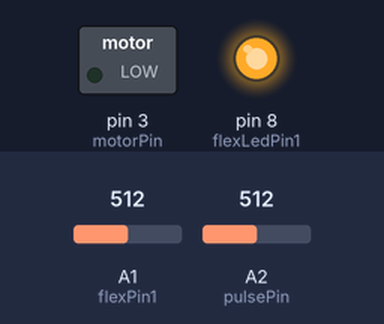
A sketch run on a simulated Arduino Mega 2560, built with avr-gcc and run on an emulated ATmega2560. Parts: switched loads named in the sketch (green lamp = pin HIGH), output pins drawn as LEDs (lit = HIGH). Dashed ring = blinking. The inputs (shaded band) are chosen by the test bench; at power-on: A1 (flexPin1) = 512, A2 (pulsePin) = 512.

Above: at 0.99 s.
1.3 s: A1 (flexPin1) set to 38
4.3 s: A1 (flexPin1) set to 31
At 5.3 s:
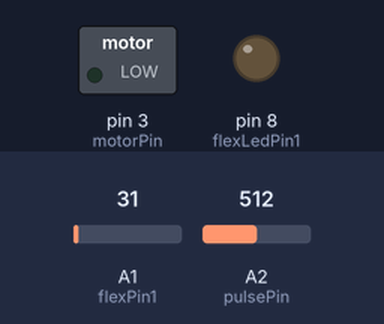
5.9 s: A1 (flexPin1) set to 55
At 6.49 s:
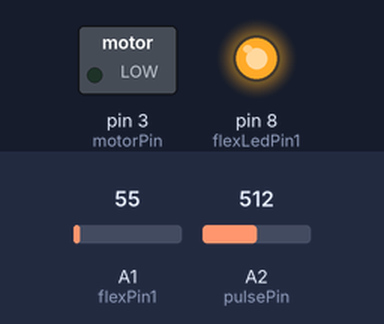
8.9 s: A1 (flexPin1) set to 25
At 10.0 s:
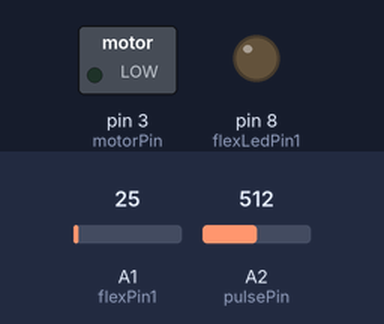
Timing chart, 0 to 11.6 s (numbered marks = the images above; inputs shaded):
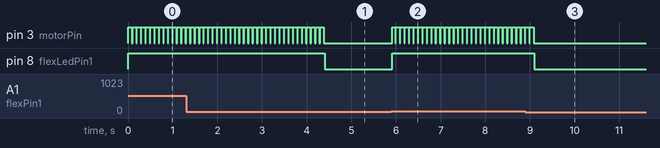

The sketch:

Flex_Vibration_motor_code.ino
```cpp
#include <SPI.h>
#include <SdFat.h>
#include <Wire.h>
#include <TinyGPS++.h>
#include <Adafruit_GFX.h>
#include <Adafruit_SSD1306.h>
#include <Adafruit_NeoPixel.h>

const int gsrPin = A3, flexPin1 = A1, pulsePin = A2;
const int motorPin = 3, flexLedPin1 = 8;

// --- sensor core variables ---
float smoothF1 = 0;
float filterWeight = 0.1;
float baseline = 512;
bool inBeat = false;
unsigned long lastBeatTime = 0;
int bpm = 0;

// --- timing ---
unsigned long lastSensorRead = 0;

void setup() {
  Serial.begin(9600);
  Serial1.begin(9600);

  pinMode(motorPin, OUTPUT);
  pinMode(flexLedPin1, OUTPUT);

  smoothF1 = analogRead(flexPin1);
}

void loop() {
  unsigned long now = millis();

  // --- sensor reading ---
  if (now - lastSensorRead >= 20) {
    lastSensorRead = now;
    int rawF1 = analogRead(flexPin1);
    smoothF1 = (smoothF1 * (1.0 - filterWeight)) + (rawF1 * filterWeight);

    int rawPulse = analogRead(pulsePin);
    baseline = (baseline * 0.985) + (rawPulse * 0.015);
    float acSignal = rawPulse - baseline;

    if (!inBeat && acSignal > 8.0 && (now - lastBeatTime > 450)) {
      inBeat = true;
      int instantBpm = 60000 / (now - lastBeatTime);
      if (instantBpm > 45 && instantBpm < 160) {
        bpm = (bpm == 0) ? instantBpm : (bpm * 0.7 + instantBpm * 0.3);
      }
      lastBeatTime = now;
    }

    if (inBeat && acSignal < 0) inBeat = false;
  }

  // --- motor + small LED on pin 8 ---
  if (smoothF1 > 35) {
    if (now % 100 < 85) digitalWrite(motorPin, HIGH);
    else digitalWrite(motorPin, LOW);

    digitalWrite(flexLedPin1, HIGH);
  } else {
    digitalWrite(motorPin, LOW);
    digitalWrite(flexLedPin1, LOW);
  }
}
```

Measured:
- the behaviour switches between 35 and 34 on A1 (flexPin1) (found by bisection; images 0 and 1)
- after the input at 4.3 s, pin 3 (motorPin): goes on until 4.4 s, then stays LOW; pin 8 (flexLedPin1): HIGH → LOW after 0.10 s
- after the input at 5.9 s, pin 3 (motorPin): alternates HIGH for 0.08 s and LOW for 0.02 s, starting at once; pin 8 (flexLedPin1): LOW → HIGH at once
- after the input at 8.9 s, pin 3 (motorPin): goes on until 9.1 s, then stays LOW; pin 8 (flexLedPin1): HIGH → LOW after 0.20 s
- by itself, pin 3 (motorPin): alternates HIGH for 0.08 s and LOW for 0.02 s
